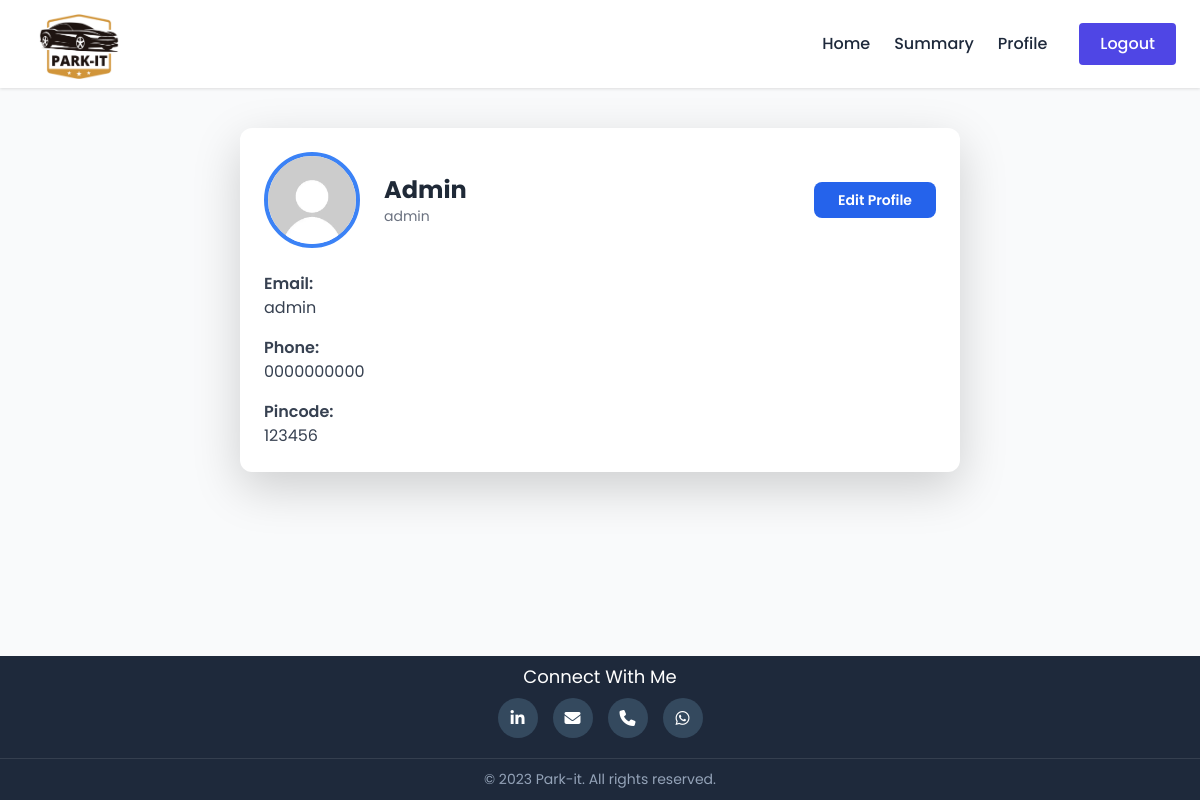
/admin/profile (signed in), run on the app's committed database.
### model_db.py (models this page shows, shortened)
class Users(db.Model):
    __tablename__ = 'users'
    id = db.Column(db.Integer, primary_key=True)
    username = db.Column(db.String(100), unique=True, nullable=False)
    passhash = db.Column(db.String(512), nullable=False)
    name = db.Column(db.String(50), nullable=False)
    address = db.Column(db.String(200))
    pincode = db.Column(db.Integer)
    role = db.Column(db.String(10))  # e.g., 'admin' or 'user'
    phone_no = db.Column(db.String(10))
    bookings = db.relationship('Booking', backref='user', lazy=True)
    parking_lots = db.relationship('ParkingLot', backref='admin', lazy=True)
    @property
    def password(self):
        raise AttributeError("Password is not a readable attribute")

### routes.py (the view)
    @app.route('/<username>/profile')
    @auth_required
    def profile(username):
        user = Users.query.get(session['user_id'])
        return render_template('user/profile.html', username=username, user=user)

### templates/user/profile.html (shortened to what this page needs)
{% extends "user/base0.html" %}
{% block head %}
  <link href="https://cdn.jsdelivr.net/npm/bootstrap@5.3.0/dist/css/bootstrap.min.css" rel="stylesheet">
{% endblock %}
{% block content %}
<div class="max-w-3xl mx-auto px-6 py-10">
  <div class="bg-white shadow-lg rounded-xl p-6">
    <div class="flex items-center justify-between">
      <div class="flex items-center space-x-6">
        <img src="{{ url_for('static', filename='images/no-dp.webp') }}" class="w-24 h-24 rounded-full border-4 border-blue-500" />
        <div>
          <h2 class="text-2xl font-bold text-gray-800">{{ user.name }}</h2>
          <p class="text-sm text-gray-500">{{ username }}</p>
        </div>
      </div>
      <button onclick="openEditModal()"
        class="bg-blue-600 hover:bg-blue-700 text-white font-semibold py-2 px-4 rounded-lg text-sm">
        Edit Profile
      </button>
    </div>
    <div class="mt-6 space-y-4 text-gray-700">
      <div>
        <p class="font-semibold">Email:</p>
        <p>{{ username }}</p>
      </div>
      <div>
        <p class="font-semibold">Phone:</p>
        <p>{{ user.phone_no }}</p>
      </div>
      <div>
        <p class="font-semibold">Pincode:</p>
        <p>{{ user.pincode }}</p>
      </div>
    </div>
  </div>
</div>
{% endblock %}
{% block scripts %}
  <script src="https://cdn.tailwindcss.com"></script>
{% endblock %}

### templates/user/base0.html (style rules this page uses)
:root { --primary-color: #4f46e5; --secondary-color: #10b981; --dark-color: #1e293b; --light-color: #f8fafc; --gray-color: #64748b; --max-width: 1200px; --shadow-sm: 0 1px 3px rgba(0, 0, 0, 0.12); --shadow-md: 0 4px 6px rgba(0, 0, 0, 0.1); --shadow-lg: 0 10px 15px rgba(0, 0, 0, 0.1); --transition: all 0.3s ease; }
* { margin: 0; padding: 0; box-sizing: border-box; }
body { font-family: 'Poppins', sans-serif; color: var(--dark-color); line-height: 1.6; display: flex; flex-direction: column; min-height: 100vh; background-color: #f9fafb; }

### data on the page
Users: name "Admin", phone_no "0000000000", pincode "123456"

### other printed values
{{ username }} "admin"
